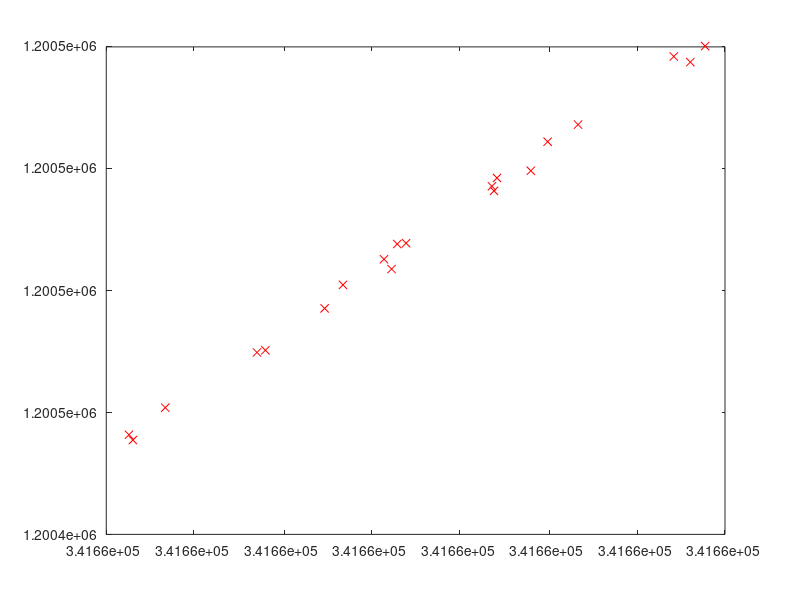

The MATLAB script that drew this image: (Note: this script raises an error after producing the figure.)
clear all;
func = @(x)(2.456*x+361348.15);

x = linspace(341654.828, 341661.215, 20);
x = x + 1.0*rand(size(x));
y = func(x) + 1.0*rand(size(x));
figure(1);
plot(x, y,'rx');

a = polyfit(x,y,1);
hold on;
wp = @(xx)(a(1)*xx+a(2));
fplot(wp, minmax(x)); 
wp1 = wp(x(1)-0.5);
wp2 = wp(x(end)+3);
plot(x(1)-0.5, wp1,'bx','MarkerSize',15);
plot(x(end)+3,wp2,'bx','MarkerSize',10);
hold off;
